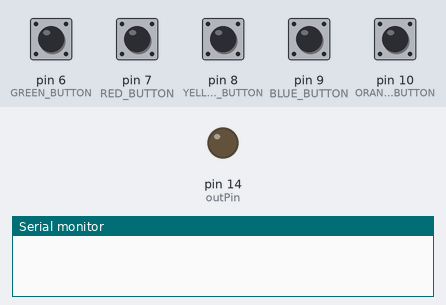
Bench run of a sketch on a simulated Arduino Leonardo, built with avr-gcc and run on an emulated ATmega32U4. On the bench: output pins drawn as LEDs (lit = HIGH), the last lines printed to the serial monitor. Inputs (shaded band) come from the test bench; at power-on: pin 6 (GREEN_BUTTON), pin 7 (RED_BUTTON), pin 8 (YELLOW_BUTTON), pin 9 (BLUE_BUTTON), pin 10 (ORANGE_BUTTON) LOW.

Above: at 1.2 s.
1.3 s: pin 7 (RED_BUTTON) pulled HIGH for 0.15 s
At 2.3 s:
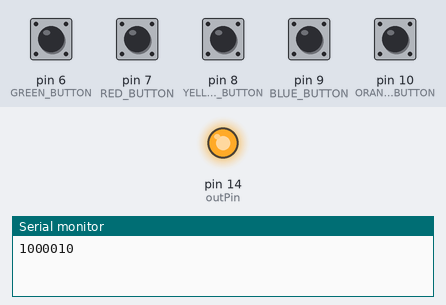
Timing chart, 0 to 4.3 s (numbered marks = the images above; inputs shaded):
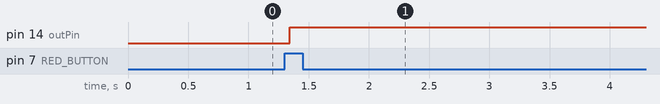

Measured:
- after the input at 1.3 s, pin 14 (outPin): LOW → HIGH at once

The sketch:

Controller.ino
```cpp
#include "Controller.h"

// #define CALIBRATE // used for checking hardware

void setup() {
  Serial.begin(9600);
  Serial1.begin(9600);
  while (!Serial); // Wait for Serial to initialize

  pinMode(outPin, OUTPUT);

  pinMode(GREEN_BUTTON, INPUT);
  pinMode(RED_BUTTON, INPUT);
  pinMode(YELLOW_BUTTON, INPUT);
  pinMode(BLUE_BUTTON, INPUT);
  pinMode(ORANGE_BUTTON, INPUT);

  pinMode(STRUM_BUTTON_UP, INPUT);
  pinMode(STRUM_BUTTON_DOWN, INPUT);

  attachInterrupt(STRUM_BUTTON_UP, strumUpInterrupt, RISING);
  attachInterrupt(STRUM_BUTTON_DOWN, strumDownInterrupt, RISING);
}

void loop() {}

// interrupt handler for strum up.
void strumUpInterrupt(){
  byte B = 0;
  B |= (1 << 6);
  handleInterrupt(B);
}

// interrupt handler for strum down.
void strumDownInterrupt() {
  byte B = 0;
  B |= (1 << 5);
  handleInterrupt(B);
}

/**

*/
void handleInterrupt(byte B) {
  unsigned long currentMillis = millis();
  if (currentMillis - lastDebounceTime > debounceDelay) {
    #if defined(CALIBRATE)
      hardwareCheck();

    #else
      noInterrupts();
      /*create byte to represent the user event,
      with each bit corresponding to a button
      press (1 being pressed) */
      for(int i = 6; i < 11; i++){
        // Serial.println((int)B, BIN);
        if(digitalRead(i) == 1) {
          B |= (1 << (i-6));
        }
      }
      uartSend(B);
      lastDebounceTime = currentMillis;
      interrupts();
  }
  #endif
}

//a function to check if the buttons are wired correctly in the controller circuit
void hardwareCheck(){
  if(digitalRead(GREEN_BUTTON) == 1) {
    Serial.print("G");

  } else {
    Serial.print("- ");
  }

  if(digitalRead(RED_BUTTON) == 1) {
    Serial.print("R");
  } else {
    Serial.print("- ");
  }

  if(digitalRead(YELLOW_BUTTON) == 1){
    Serial.print("Y");
  } else {
    Serial.print("- ");
  }

  if(digitalRead(BLUE_BUTTON) == 1) {
    Serial.print("B");
  } else {
    Serial.print("- ");
  }

  if(digitalRead(ORANGE_BUTTON) == 1) {
    Serial.println("O");
  } else {
    Serial.println("-");
  }
}
```

Controller.h
```cpp
#include <SPI.h>

/* Pin configurations for controller buttons */
const int STRUM_BUTTON_UP = 4;
const int STRUM_BUTTON_DOWN = 5;
const int GREEN_BUTTON = 6;
const int RED_BUTTON = 7;
const int YELLOW_BUTTON = 8;
const int BLUE_BUTTON = 9;
const int ORANGE_BUTTON = 10;
//green red yellow blue orange

void hardwareCheck();

unsigned long lastDebounceTime = 0;
unsigned long debounceDelay = 200; // adjust as needed

const int outPin = 14;
const int UART_PERIOD_MICROS = 104;
```

ControllerUART.ino
```cpp
/*
 * Manually wait for UART cycle
 */
inline void uartDelay(unsigned long ltime) {
  delayMicroseconds(UART_PERIOD_MICROS - (micros() - ltime));
}

/*
 * Send byte via UART (only populating 7 bits)
 */
void uartSend(byte B) {
  Serial.println((int)B, BIN);
  digitalWrite(outPin, LOW);
  unsigned long lastClockTime = micros(); // record when pin was flipped

  int i = 0;
  byte parity = 0;
  while (i < 7) {

    if ((B & 0x1) == 0x1 ) {
      uartDelay(lastClockTime);
      digitalWrite(outPin, HIGH);
      lastClockTime = micros();
      parity = parity ^ 0x01;
    } else {
      uartDelay(lastClockTime);
      digitalWrite(outPin, LOW);
      lastClockTime = micros();
    }
    B = B >> 1;
    i += 1;
  }
  uartDelay(lastClockTime);

  // write parity bit;
  if (parity == 1) {
    digitalWrite(outPin, HIGH);
  } else {
    digitalWrite(outPin, LOW);
  }
  uartDelay(micros());
  digitalWrite(outPin, HIGH);
}


 /*
  * Read a byte from the UART
  * (not needed for current implementation)
  */
void uartReceive() {
}
```
